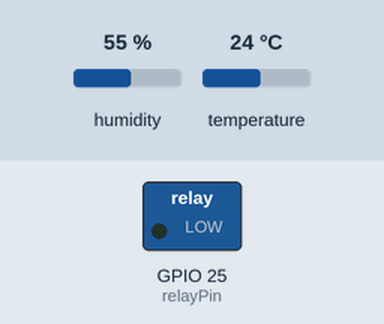
This sketch was run on a simulated ESP32. Parts: switched loads named in the sketch (green lamp = pin HIGH). Inputs (shaded band) come from the test bench; at power-on: humidity 55 %, temperature 24 °C. WiFi joins after 1.5 s; servers stay silent unless stated; what the sketch prints to the serial monitor is not drawn.

Above: at 3.7 s.
3.8 s: humidity set to 68 %
6.7 s: humidity set to 71 %
At 8.2 s:
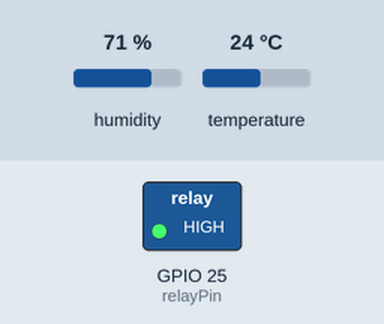
9.1 s: humidity set to 22 %
At 10.2 s:
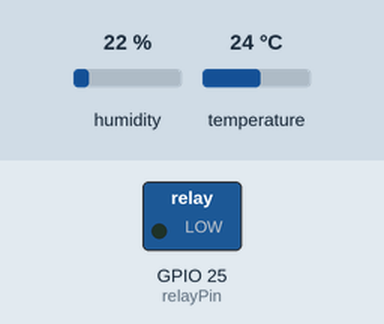
11.1 s: humidity set to 88 %
At 12.2 s:
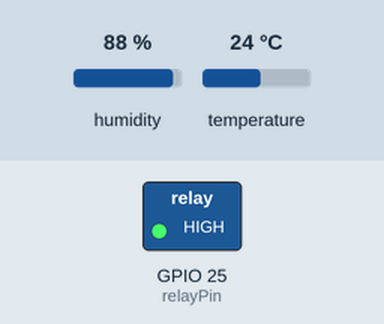
Timing chart, 0 to 14.1 s (numbered marks = the images above; inputs shaded):
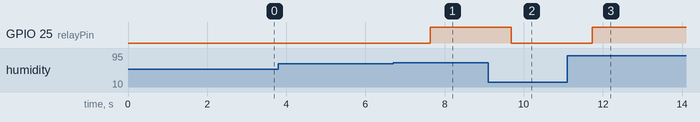

Measured:
- the behaviour switches between 69 and 70 % on humidity (found by bisection; images 0 and 1)
- after the input at 3.8 s, every drawn part: stays the same
- after the input at 6.7 s, GPIO 25 (relayPin): LOW → HIGH after 0.94 s
- after the input at 9.1 s, GPIO 25 (relayPin): HIGH → LOW after 0.59 s
- after the input at 11.1 s, GPIO 25 (relayPin): LOW → HIGH after 0.64 s

The sketch:

SmartSoil.ino
```cpp
/* The true ESP32 chip ID is essentially its MAC address.
This sketch provides an alternate chip ID that matches
the output of the ESP.getChipId() function on ESP8266
(i.e. a 32-bit integer matching the last 3 bytes of
the MAC address. This is less unique than the
MAC address chip ID, but is helpful when you need
an identifier that can be no more than a 32-bit integer
(like for switch...case).

created 2020-06-07 by cweinhofer
with help from Cicicok */
#include <DHT11.h>
#include <ESP32Firebase.h>

// Variables to be used to connect to wifi....
#define _SSID "AG_DEV"          // Your WiFi SSID
#define _PASSWORD "nieve123"      // Your WiFi Password
#define REFERENCE_URL "https://ced-app-d69aa-default-rtdb.asia-southeast1.firebasedatabase.app/"  // Your Firebase project reference url
int relayPin = 25;

// setup firebase reference url..
Firebase firebase(REFERENCE_URL);

// setup dht11 pin depends on what number of pin it is connected..
DHT11 dht11(26);

uint32_t chipId = 0;

void setup() {
	Serial.begin(115200);

  pinMode(relayPin, OUTPUT);

  // Wifi Connection
  WiFi.mode(WIFI_STA);
  WiFi.disconnect();
  delay(1000);

  // Connect to WiFi
  Serial.println();
  Serial.println();
  Serial.print("Connecting to: ");
  Serial.println(_SSID);
  WiFi.begin(_SSID, _PASSWORD);

  while (WiFi.status() != WL_CONNECTED) {
    delay(500);
    Serial.print("-");
  }

  Serial.println("");
  Serial.println("WiFi Connected");
}

void loop() {

    // reading temperature & humidity using DHT11
    int temperature = dht11.readTemperature();
    int humidity = dht11.readHumidity();

    if(temperature >= 30 || humidity <= 69) {
      digitalWrite(relayPin, LOW);
    }else{
      digitalWrite(relayPin, HIGH);
    }

    // Check the results of the readings.
    // If there are no errors, print the temperature and humidity values.
    // If there are errors, print the appropriate error messages.
    if (temperature != DHT11::ERROR_CHECKSUM && temperature != DHT11::ERROR_TIMEOUT &&
        humidity != DHT11::ERROR_CHECKSUM && humidity != DHT11::ERROR_TIMEOUT)
    {

      // Examples of setting String, integer and float values.


        // firebase.pushString("Example/setString", "It's Working");
        // firebase.pushInt("Example/setInt", 123);
        // firebase.pushFloat("Example/setFloat", 45.32);

        firebase.json(true);

        Serial.print("Temperature: ");
        Serial.print(temperature);
        Serial.println(" °C");

        Serial.print("Humidity: ");
        Serial.print(humidity);
        Serial.println(" %");
    }
    else
    {
        if (temperature == DHT11::ERROR_TIMEOUT || temperature == DHT11::ERROR_CHECKSUM)
        {
            Serial.print("Temperature Reading Error: ");
            Serial.println(DHT11::getErrorString(temperature));
        }
        if (humidity == DHT11::ERROR_TIMEOUT || humidity == DHT11::ERROR_CHECKSUM)
        {
            Serial.print("Humidity Reading Error: ");
            Serial.println(DHT11::getErrorString(humidity));
        }
    }

	delay(1000);

}
```
